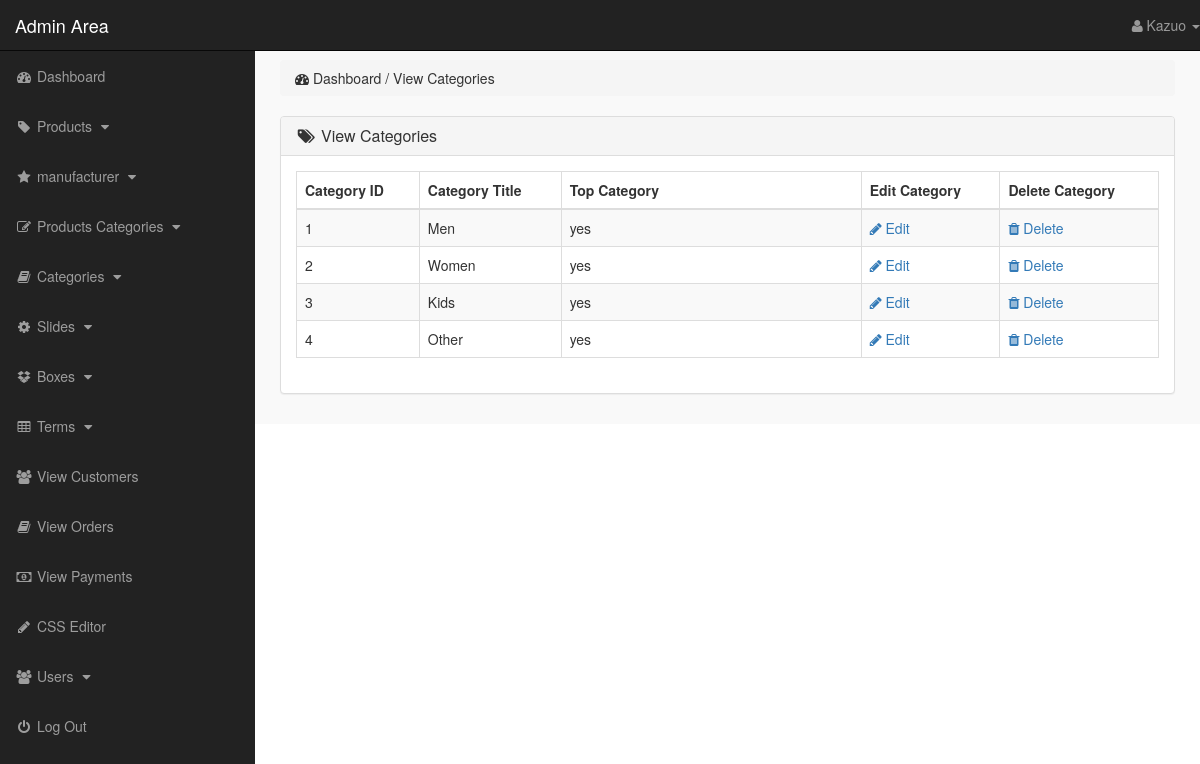
/admin_area/index.php?view_cats (signed in), run on the app's committed database.
### tables this page shows
CREATE TABLE `categories` (
  `cat_id` int(10) NOT NULL,
  `cat_title` text NOT NULL,
  `cat_top` text NOT NULL,
  `cat_image` text NOT NULL
);

### admin_area/view_cats.php (the view)
<?php
    if(!isset($_SESSION['admin_email'])){
        echo "<script>window.open('login.php','_self')</script>";
    }else{
?>
<div class="row">
    <div class="col-lg-12">
        <ol class="breadcrumb">
            <li>
                <i class="fa fa-dashboard"></i> Dashboard / View Categories
            </li>
        </ol>
    </div>
</div>
<div class="row">
    <div class="col-lg-12">
        <div class="panel panel-default">
            <div class="panel-heading">
                <h3 class="panel-title">
                    <i class="fa fa-tags fa-fw"></i> View Categories
                </h3>
            </div>
            <div class="panel-body">
                <div class="table-responsive">
                    <table class="table table-hover table-striped table-bordered">
                        <thead>
                            <tr>
                                <th> Category ID </th>
                                <th> Category Title </th>
                                <th> Top Category </th>
                                <th> Edit Category </th>
                                <th> Delete Category </th>
                            </tr>
                        </thead>
                        <tbody>
                            <?php
                                $i=0;
                                $get_cats = "select * from categories";
                                $run_cats = mysqli_query($con,$get_cats);
                                while($row_cats=mysqli_fetch_array($run_cats)){
                                    $cat_id = $row_cats['cat_id'];
                                    $cat_title = $row_cats['cat_title'];
                                    $cat_top = $row_cats['cat_top'];
                                    $i++;
                            ?>
                            <tr>
                                <td> <?php echo $i; ?> </td>
                                <td> <?php echo $cat_title; ?> </td>
                                <td width="300"> <?php echo $cat_top; ?> </td>
                                <td>
                                    <a href="index.php?edit_cat= <?php echo $cat_id; ?> ">
                                        <i class="fa fa-pencil"></i> Edit
                                    </a>
                                </td>
                                <td>
                                    <a href="index.php?delete_cat= <?php echo $cat_id; ?> ">
                                        <i class="fa fa-trash"></i> Delete
                                    </a>
                                </td>
                            </tr>
                            <?php } ?>
                        </tbody>
                    </table>
                </div>
            </div>
        </div>
    </div>
</div>
<?php } ?>

### admin_area/includes/sidebar.php (shortened to what this page needs)
<?php
    if(!isset($_SESSION['admin_email'])){
        echo "<script>window.open('login.php','_self')</script>";
    }else{
?>
<nav class="navbar navbar-inverse navbar-fixed-top">
    <div class="navbar-header">
        <a href="index.php?dashboard" class="navbar-brand">Admin Area</a>
    </div>
    <ul class="nav navbar-right top-nav">
        <li class="dropdown">
            <a href="#" class="dropdown-toggle" data-toggle="dropdown">
                <i class="fa fa-user"></i> <?php echo $admin_name;  ?> <b class="caret"></b>
            </a>
        </li>
    </ul>
    <div class="collapse navbar-collapse navbar-ex1-collapse">
        <ul class="nav navbar-nav side-nav">
            <li>
                <a href="index.php?dashboard">
                        <i class="fa fa-fw fa-dashboard"></i> Dashboard
                </a>
            </li>
            <li>
                <a href="#" data-toggle="collapse" data-target="#products">
                        <i class="fa fa-fw fa-tag"></i> Products
                        <i class="fa fa-fw fa-caret-down"></i>
                </a>
            </li>
            <li>
                <a href="#" data-toggle="collapse" data-target="#manufacturer">
                        <i class="fa fa-fw fa-star"></i> manufacturer
                        <i class="fa fa-fw fa-caret-down"></i>
                </a>
            </li>
            <li>
                <a href="#" data-toggle="collapse" data-target="#p_cat">
                        <i class="fa fa-fw fa-edit"></i> Products Categories
                        <i class="fa fa-fw fa-caret-down"></i>
                </a>
            </li>
            <li>
                <a href="#" data-toggle="collapse" data-target="#cat">
                        <i class="fa fa-fw fa-book"></i> Categories
                        <i class="fa fa-fw fa-caret-down"></i>
                </a>
            </li>
            <li>
                <a href="#" data-toggle="collapse" data-target="#slides">
                        <i class="fa fa-fw fa-gear"></i> Slides
                        <i class="fa fa-fw fa-caret-down"></i>
                </a>
            </li>
            <li>
                <a href="#" data-toggle="collapse" data-target="#boxes">
                        <i class="fa fa-fw fa-dropbox"></i> Boxes
                        <i class="fa fa-fw fa-caret-down"></i>
                </a>
            </li>
            <li>
                <a href="#" data-toggle="collapse" data-target="#terms">
                        <i class="fa fa-fw fa-table"></i> Terms
                        <i class="fa fa-fw fa-caret-down"></i>
                </a>
            </li>
            <li>
                <a href="index.php?view_customers">
                    <i class="fa fa-fw fa-users"></i> View Customers
                </a>
            </li>
            <li>
                <a href="index.php?view_orders">
                    <i class="fa fa-fw fa-book"></i> View Orders
                </a>
            </li>
            <li>
                <a href="index.php?view_payments">
                    <i class="fa fa-fw fa-money"></i> View Payments
                </a>
            </li>
            <li>
                <a href="index.php?edit_css">
                    <i class="fa fa-fw fa-pencil"></i> CSS Editor
                </a>
            </li>
            <li>
                <a href="#" data-toggle="collapse" data-target="#users">
                        <i class="fa fa-fw fa-users"></i> Users
                        <i class="fa fa-fw fa-caret-down"></i>
                </a>
            </li>
            <li>
                <a href="logout.php">
                    <i class="fa fa-fw fa-power-off"></i> Log Out
                </a>
            </li>
        </ul>
    </div>
</nav>
<?php } ?>

### admin_area/css/style.css (style rules this page uses)
body { margin-top: 100px; }
@media (min-width: 768px) { body { margin-top: 50px; } }
.top-nav { 0 15px; }
.top-nav>li { float: left; display: inline-block; }
.top-nav>li>a { color: #999999; line-height: 20px; padding-top: 15px; padding-bottom: 15px; }
@media (min-width: 768px) { .side-nav { position: fixed; top: 51px; bottom: 0; width: 255px; overflow-y: auto; overflow-x: hidden; background-color: #222222; padding-bottom: 40px; border-radius: 0; } }
@media (min-width: 768px) { .side-nav>li>a { width: 255px; } }
.panel-body { border-radius: 5px; }

### admin_area/index.php (style rules this page uses)
body { margin-top: 100px; }
@media (min-width: 768px) { body { margin-top: 50px; } }
.top-nav { 0 15px; }
.top-nav>li { float: left; display: inline-block; }
.top-nav>li>a { color: #999999; line-height: 20px; padding-top: 15px; padding-bottom: 15px; }
@media (min-width: 768px) { .side-nav { position: fixed; top: 51px; bottom: 0; width: 255px; overflow-y: auto; overflow-x: hidden; background-color: #222222; padding-bottom: 40px; border-radius: 0; } }
@media (min-width: 768px) { .side-nav>li>a { width: 255px; } }
.panel-body { border-radius: 5px; }

### data on the page
categories: cat_title "Men", cat_top "yes"
categories: cat_title "Women", cat_top "yes"
categories: cat_title "Kids", cat_top "yes"
categories: cat_title "Other", cat_top "yes"

### other printed values
$admin_name "Kazuo"
